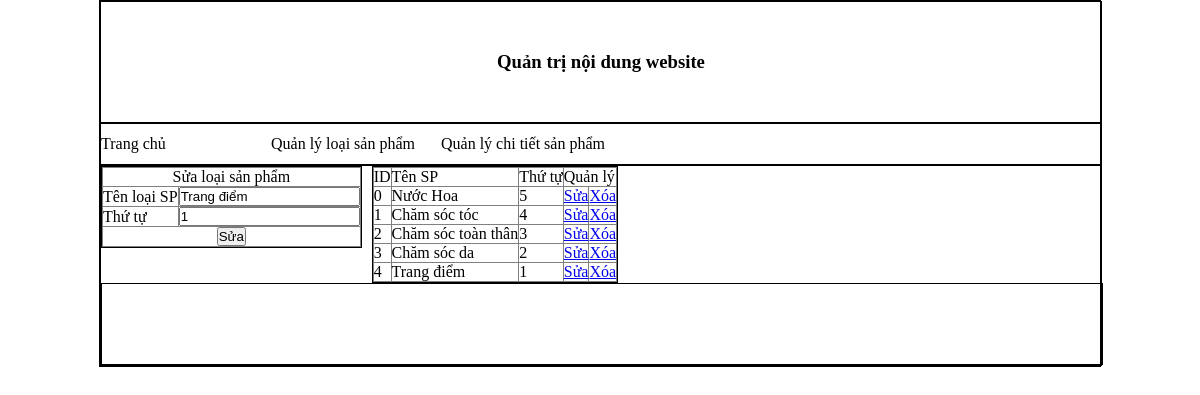
The app's page /admincp/index.php?quanly=quanlyloaisp&ac=sua&id=12 with its own data.
### tables this page shows
CREATE TABLE `loaisp` (
  `id_loaisp` int(11) NOT NULL,
  `tenloaisp` varchar(255) NOT NULL,
  `thutu` int(100) NOT NULL
);

### admincp/modules/quanlyloaisp/lietke.php (the view)
<?php
	$sql="Select * from loaisp order by id_loaisp desc";
	$run=mysql_query($sql);
?>
<table width="100%" border="1">
	<tr>
		<td>ID</td>
		<td>Tên SP</td>
		<td>Thứ tự</td>
		<td colspan="2">Quản lý</td>
	</tr>
	<?php
		$i=0;
		while ($dong=mysql_fetch_array($run)) {
	?>
	<tr>
		<td><?php echo $i; ?></td>
		<td><?php echo $dong['tenloaisp'] ?></td>
		<td><?php echo $dong['thutu']?></td>
		<td><a href="index.php?quanly=quanlyloaisp&ac=sua&id=<?php echo $dong['id_loaisp']?>">Sửa</a></td>
		<td><a href="modules/quanlyloaisp/xuly.php/?id=<?php echo $dong['id_loaisp'] ?>">Xóa</a></td>
	</tr>
	<?php
		$i++;
		}
	?>
</table>

### admincp/modules/quanlyloaisp/sua.php
<?php
	$sql="select * from loaisp where id_loaisp=$_GET[id]";
	$run=mysql_query($sql);
	$dong=mysql_fetch_array($run);
?>
<form action="modules/quanlyloaisp/xuly.php?id=<?php echo $dong['id_loaisp'] ?>" method="post" enctype="multipart/form-data">
<table width="100%" border="1">
	<tr>
		<td colspan="2"><div align="center">Sửa loại sản phẩm</div></td>
	</tr>
	<tr>
		<td>Tên loại SP</td>
		<td><input type="text" name="tenloaisp" value="<?php echo $dong['tenloaisp'] ?>"></td>
	</tr>
	<tr>
		<td>Thứ tự</td>
		<td><input type="text" name="thutu" value="<?php echo $dong['thutu'] ?>"></td>
	</tr>
	<tr>
		<td colspan="2"><div align="center">
			<input type="submit" name="sua" id="sua" value="Sửa">
		</div></td>
	</tr>
</table>
</form>

### admincp/style/css.css (style rules this page uses)
table { border-collapse: collapse; }
* { padding: 0; margin: 0; }

### records on screen
loaisp: tenloaisp "Trang điểm", thutu "1"
loaisp: tenloaisp "Nước Hoa", thutu "5"
loaisp: tenloaisp "Chăm sóc tóc", thutu "4"
loaisp: tenloaisp "Chăm sóc toàn thân", thutu "3"
loaisp: tenloaisp "Chăm sóc da", thutu "2"
